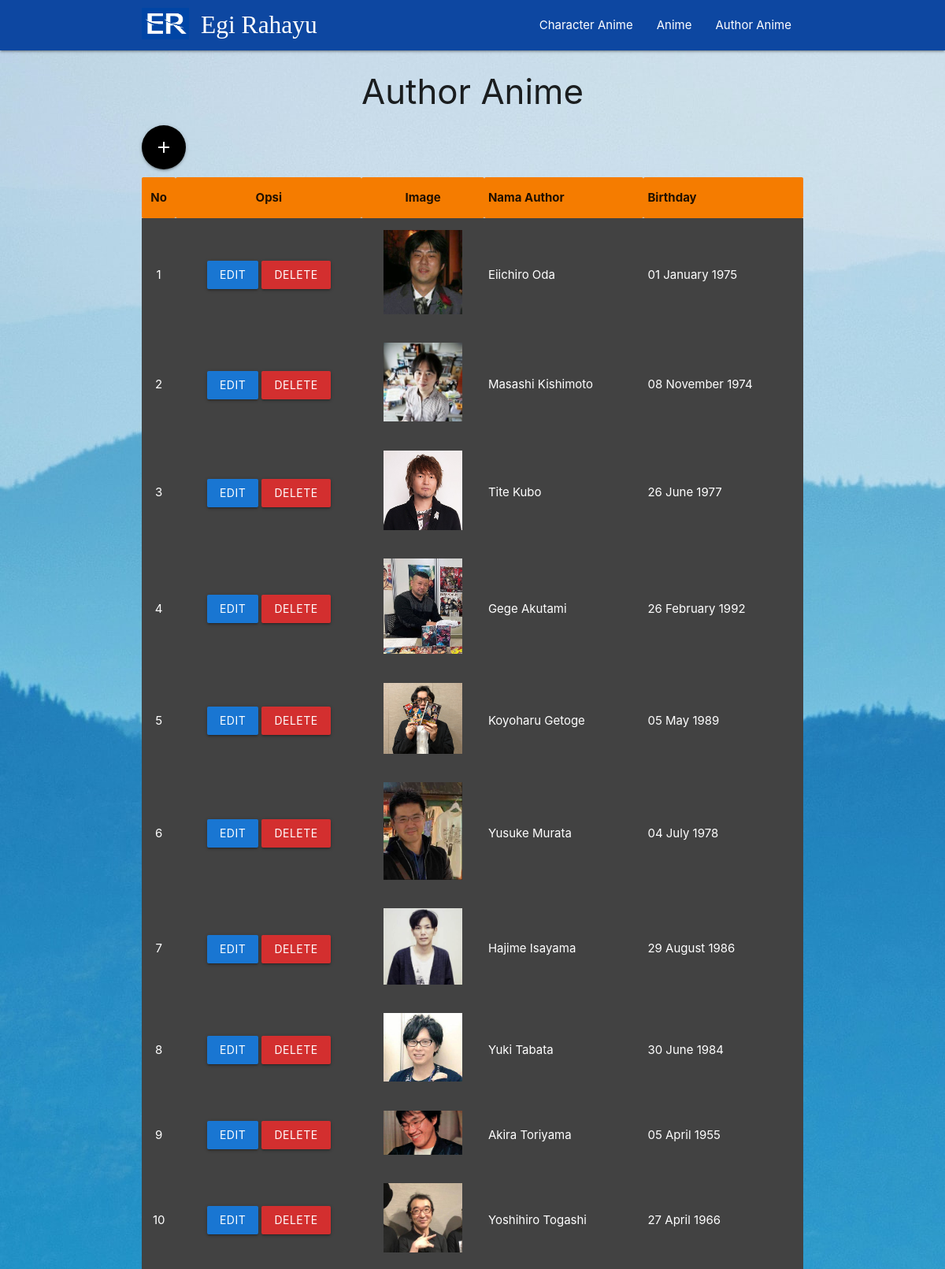
Screenshot of /sesi29/author.php with the database file from the repository.
### tables this page shows
CREATE TABLE `author` (
  `id` int(11) NOT NULL,
  `img` varchar(50) NOT NULL,
  `nama_author` varchar(50) NOT NULL,
  `tgl_lahir` date NOT NULL
);

### sesi29/functions.php (called while the page is built, shortened)
<?php
function koneksi()
{
  $conn = mysqli_connect("localhost", "root", "");
  mysqli_select_db($conn, "char_anime");
  return $conn;
}
function query($sql)
{
  $conn = koneksi();
  $result = mysqli_query($conn, "$sql");
  $rows = [];
  while ($row = mysqli_fetch_assoc($result)) {
    $rows[] = $row;
  }
  return $rows;
}
?>

### sesi29/author.php (the view, shortened to what this page needs)
<?php
require 'functions.php';
$author = query("SELECT * FROM author");
?>
<!DOCTYPE html>
<html lang="en">
<head>
  <link rel="stylesheet" href="https://cdnjs.cloudflare.com/ajax/libs/materialize/1.0.0/css/materialize.min.css">
</head>
<body>
  <nav class="blue darken-4">
    <div class="nav-wrapper">
      <div class="container">
        <img src="img/ER-2.png" width="60px" height="50px" style="padding-top: 10px;">
        <a href="" class="brand-logo" style="padding-left: 15px;">Egi Rahayu</a>
        <ul id="nav-mobile" class="right hide-on-med-and-down">
          <li><a href="index.php">Character Anime</a></li>
          <li><a href="anime.php">Anime</a></li>
          <li><a href="author.php">Author Anime</a></li>
        </ul>
      </div>
    </div>
  </nav>
  <div class="container">
    <h3 class="center">Author Anime</h3>
    <div class="add">
      <a href="add_author.php" class="btn-floating btn-large waves-effect waves-light black mb-5"><i class="material-icons">add</i></a>
    </div>
    <table class="striped">
      <tr class="orange darken-2">
        <th class="center">No</th>
        <th class="center">Opsi</th>
        <th class="center">Image</th>
        <th>Nama Author</th>
        <th>Birthday</th>
      </tr>
      <?php $i = 1; ?>
      <?php foreach ($author as $auth) : ?>
        <tr class="grey darken-3 white-text">
          <td class="center"><?= $i; ?></td>
          <td class="center">
            <a href="edit_author.php?id=<?= $auth['id']; ?>" class="waves-effect waves-light blue darken-2 btn">Edit</a>
            <a href="delete_author.php?id=<?= $auth['id']; ?>" class="waves-effect waves-light red darken-2 btn" onclick="return confirm('Hapus Data?')">Delete</a>
          </td>
          <td class="center"><img src="img/<?= $auth['img']; ?>" width="100px"></td>
          <td><?= $auth['nama_author']; ?></td>
          <td><?= date("d F Y", strtotime($auth['tgl_lahir'])); ?></td>
        </tr>
        <?php $i++; ?>
      <?php endforeach; ?>
    </table>
  </div>
</body>
</html>

### sesi29/author.php (style rules this page uses)
body { background-image: url(img/unsplash.jpg); }
.brand-logo { font-family: 'Kaushan-Script'; }
.add { margin-bottom: 10px; }

### rows the page displays
author: img (picture), nama_author "Eiichiro Oda", tgl_lahir "01 January 1975"
author: img (picture), nama_author "Masashi Kishimoto", tgl_lahir "08 November 1974"
author: img (picture), nama_author "Tite Kubo", tgl_lahir "26 June 1977"
author: img (picture), nama_author "Gege Akutami", tgl_lahir "26 February 1992"
author: img (picture), nama_author "Koyoharu Getoge", tgl_lahir "05 May 1989"
author: img (picture), nama_author "Yusuke Murata", tgl_lahir "04 July 1978"
author: img (picture), nama_author "Hajime Isayama", tgl_lahir "29 August 1986"
author: img (picture), nama_author "Yuki Tabata", tgl_lahir "30 June 1984"
author: img (picture), nama_author "Akira Toriyama", tgl_lahir "05 April 1955"
author: img (picture), nama_author "Yoshihiro Togashi", tgl_lahir "27 April 1966"
